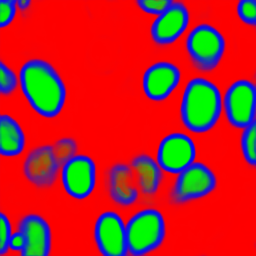
#> input picture ContourEvalXport/SmallEval/Classes/107_crop.png, 256 x 256 px; the run also reads 1 picture not shown here
$ python show_all_new_predictions.py
#> lines starting #> are read from the running program, lines starting #| are printed output that depends on the picture; after the words box and inside, x2 and y2 are one past the last pixel; in counts of white or black regions, pixels touching at a corner belong together
### ContourEvalXport/show_new_prediction.py
""" Shows the output of a U-Net designed to classify pixels as background, interior,
 or border. Compares the interior estimates with the annotations"""

import sys
import skimage.io
import numpy as np
import matplotlib.pyplot as plt

import shared_resources as shres
import predictors as pred


def show_all_images(resources_new, out_path):
#> called with out_path = 'predictions/107_crop.png'
    resources_baseline = shres.Resources(root_dir=resources_new.root_dir, image_index=resources_new.index)
    class_img = skimage.io.imread(resources_new.class_file)
#> class_img is the input picture: shape (256, 256, 3); mean R, G, B 177.3, 38.5, 39.2
    annot_img = skimage.io.imread(resources_new.annot_file)
#> annot_img: shape (256, 256) uint16; min 0, max 22, mean 2.4
    raw_img = skimage.io.imread(resources_new.image_file)

    binary_annot = np.where(annot_img > 0, 1, 0)
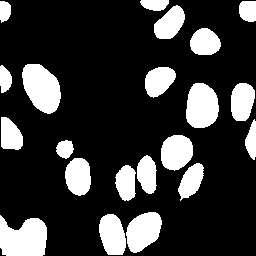
#> binary_annot: shape (256, 256) int64; values 0 (black) and 1 (white), 22% white; 21 white regions, largest, box (x1, y1, x2, y2) and area: (0, 215, 47, 256) 1526, (22, 64, 61, 114) 1394, (186, 83, 219, 128) 1201

    pred_labels_new = pred.Predictor(resources_new).predict()

    bin_pred_labels_new = np.where(pred_labels_new > 0, 1, 0)

    error_data_new = binary_annot - bin_pred_labels_new

    error_data_new = np.where(error_data_new > 0, 1, error_data_new)
    error_data_new = np.where(error_data_new < 0, -1, error_data_new)

    pred_labels_baseline = pred.Predictor(resources_baseline).predict()
    bin_pred_labels_baseline = np.where(pred_labels_baseline > 0, 1, 0)

    error_data_baseline = binary_annot - bin_pred_labels_baseline
    error_data_baseline = np.where(error_data_baseline > 0, 1, error_data_baseline)
    error_data_baseline = np.where(error_data_baseline < 0, -1, error_data_baseline)

    if len(class_img.shape) != 3:
        print("Images representing classes must have 3 channels")
        print("The selected class image has {} channels".format(len(class_img.shape)))
        sys.exit(1)

    if len(annot_img.shape) != 2:
        print("Images representing annotations must have 1 color channel (i.e. gray-scale")
        print("The selected annotation image has {} channels".format(len(annot_img.shape)))
        sys.exit(1)

    background_img = class_img[:, :, 0]
    interior_img = class_img[:, :, 1]
    border_img = class_img[:, :, 2]

    # show_stats(background_img, "background class:")
    # show_stats(interior_img, "interior class:")
    # show_stats(border_img, "border class: ")

    fig = plt.figure(constrained_layout=True)
    gs = fig.add_gridspec(12, 9)

    a11 = fig.add_subplot(gs[:3, :3])
    plt.imshow(raw_img)
    a11.set_title("original img")
    plt.axis("off")

    a12 = fig.add_subplot(gs[:3, 3:6])
    plt.imshow(annot_img)
    a12.set_title("annotations")
    plt.axis("off")

    a13 = fig.add_subplot(gs[:3, 6:9])
    plt.imshow(binary_annot)
    a13.set_title("annot mask")
    plt.axis("off")

    a21 = fig.add_subplot(gs[3:6, :3])
    plt.imshow(background_img, cmap='bone')
    a21.set_title("background")
    plt.axis("off")

    a22 = fig.add_subplot(gs[3:6, 3:6])
    plt.imshow(interior_img, cmap='bone')
    a22.set_title("interior")
    plt.axis("off")

    a23 = fig.add_subplot(gs[3:6, 6:9])
    plt.imshow(border_img, cmap='bone')
    a23.set_title("border")
    plt.axis("off")

    a31 = fig.add_subplot(gs[6:9, :3])
    plt.imshow(pred_labels_baseline)
    a31.set_title("pred baseline labels")
    plt.axis("off")

    a32 = fig.add_subplot(gs[6:9, 3:6])
    plt.imshow(bin_pred_labels_baseline)
    a32.set_title("pred baseline mask")
    plt.axis("off")

    a33 = fig.add_subplot(gs[6:9, 6:9])
    plt.imshow(error_data_baseline, cmap='jet')
    a33.set_title("baseline errors")
    plt.axis("off")

    a41 = fig.add_subplot(gs[9:12, :3])
    plt.imshow(pred_labels_new)
    a41.set_title("pred new labels")
    plt.axis("off")

    a42 = fig.add_subplot(gs[9:12, 3:6])
    plt.imshow(bin_pred_labels_new)
    a42.set_title("pred new mask")
    plt.axis("off")

    a43 = fig.add_subplot(gs[9:12, 6:9])
    plt.imshow(error_data_new, cmap='jet')
    a43.set_title("new errors")
    plt.axis("off")

    plt.savefig(out_path)


def show_stats(img_array, name=""):
    print(name + ":")
    print("max: {}, min: {}".format(np.amax(img_array), np.amin(img_array)))


# [2 lines that do not run on import are left out]

### ContourEvalXport/predictors.py
""" Defines a plug-in module to add predictors. Each predictor has a name that should be added to
    the options dictionary. This dictionary links the name with the predictor function name.

    The predictor function can be added also in this module (see the baseline predictor as example)

    The predictor function takes a class image as an input and outputs a labeled image as the output

"""
import numpy as np
import skimage.io
import skimage.morphology
import random


class Predictor:
    """ Provides access to any number of predictor functions using a factory method """

    def __init__(self, resources):
        self.resources = resources

        # Add predictor names to this structure and add predictor code to the bottom of the file
        self.options = {
            "baseline": baseline_predictor,
            "pixel": pixel_method
        }

    def predict(self):
        # Check if the user-entered predictor is one of the defined options
        if self.resources.predictor not in self.options.keys():
            raise ValueError(self.resources.predictor)

        # Invoke the selected predictor with the class file (path) as its argument
        if self.resources.predictor == 'pixel':
            return self.options[self.resources.predictor](self.resources.class_file, borders = self.resources.borders,
                                                   connectivity=self.resources.connectivity, passes=self.resources.passes)
        else:
            return self.options[self.resources.predictor](self.resources.class_file)


def baseline_predictor(class_image_path):
    """ Initial implementation of a method that converts a class map into labeled segments"""
    # Class image has 3 planes for background, interior, and boundaries. Each plan show the
    # probability that the pixel belongs to the class
    class_image_data = skimage.io.imread(class_image_path)

    # Each pixel in 'pred' gets the plane index (0, 1, of 2) for which the plane value (prob) is max
    # Hence, pred is an image whose pixels have values 0 (background), 1 (interior) or 2 (boundary)
    pred = np.argmax(class_image_data, -1)

    cell_min_size = 25
    cell_label = 1  # This value corresponds to the interior class

    # 'cell' is an image that contains only interior
    cell = (pred == cell_label)

    # Remove small holes and small objects from 'cell'
    cell = skimage.morphology.remove_small_holes(cell, area_threshold=cell_min_size)
    cell = skimage.morphology.remove_small_objects(cell, min_size=cell_min_size)

    # Convert the 'cell' image into an image that contains labels (one label for each segmented nucleus)
    [label, _] = skimage.morphology.label(cell, return_num=True)
    label[np.where(label != 0)] += 1
    return label


def pixel_method(class_image_path, borders=0, connectivity=0, passes=None):
    # Class image has 3 planes for background, interior, and boundaries. Each plan show the
    # probability that the pixel belongs to the class
#> called with class_image_path = 'SmallEval/Classes/107_crop.png', borders = 0, connectivity = 0
    class_image_data = skimage.io.imread(class_image_path)

    # Each pixel in 'pred' gets the plane index (0, 1, of 2) for which the plane value (prob) is max
    # Hence, pred is an image whose pixels have values 0 (background), 1 (interior) or 2 (boundary)
    pred = np.argmax(class_image_data, -1)
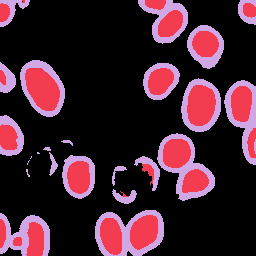
#> pred: shape (256, 256) int64; 3 distinct labels, from 0 to 2; one colour per label, 0 black

    cell_min_size = 25
    cell_label = 1  # This value corresponds to the interior class

    # 'cell' is an image that contains only interior
    cell = (pred == cell_label)
#> cell: shape (256, 256) bool; 14.4% white; 23 white regions (2 under 20 px), largest, box (x1, y1, x2, y2) and area: (25, 68, 60, 111) 1078, (187, 85, 216, 126) 955, (130, 215, 158, 250) 754

    # Remove small holes and small objects from 'cell'
    cell = skimage.morphology.remove_small_holes(cell, area_threshold=cell_min_size)
    cell = skimage.morphology.remove_small_objects(cell, min_size=cell_min_size)

    # Convert the 'cell' image into an image that contains labels (one label for each segmented nucleus)
    [interior, _] = skimage.morphology.label(cell, return_num=True, background=0)
#> interior: shape (256, 256) int32; 22 distinct labels, from 0 to 21
    interior[np.where(interior != 0)] += 1
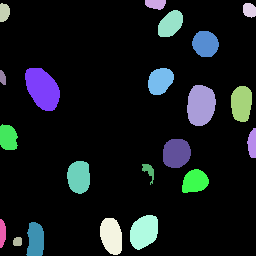
#> interior: shape (256, 256) int32; 22 distinct labels, from 0 to 22; one colour per label, 0 black
    boundary = (pred == 2)
#> boundary: shape (256, 256) bool; 15.1% white; 25 white regions (4 under 20 px), largest, box (x1, y1, x2, y2) and area: (95, 210, 164, 256) 1152, (157, 133, 215, 201) 1086, (0, 213, 50, 256) 903
    final = interior.copy()
    flag = True
    counter = 0
    while flag:
        counter += 1
        if passes is not None:
            if counter == passes + 1:
                break
        changes = np.zeros((256, 256))
        flag = False
        # goes through every pixel in image
        for y in range(0, 256):
            for x in range(0, 256):
                # only processes contour pixels
                if boundary[y][x]:
                    # stores different labels in neighborhood
                    labels = set()
                    # determines type of connectivity to use
                    if connectivity:
                        neighbors = neighbors_edges(y, x)
                    else:
                        neighbors = neighbors_vertices(y, x)
                    # adds each label to labels set
                    for pixel in neighbors_vertices(y, x):
                        if final[pixel] > 0:
                            flag = True
                            labels.add(final[pixel])
                    # if pixel neighbor does not have any labeled image regions, continue to next pixel
                    if not labels:
                        continue
                    # make sure we do not process this pixel again
                    boundary[y, x] = False
                    labels = list(labels)
                    # determines whether to separate borders
                    if len(labels) > 1:
                        if borders:
                            # picks a random label from the list of labels
                            changes[y, x] = labels[random.randint(0, len(labels) - 1)]
                        else:
                            changes[y, x] = 0
                    else:
                        changes[y, x] = labels[0]
        # changed pixels are stored in a temporary array
        # at the end of each pass, the we update the final image with the changes
        mask = (changes > 0)
        final[mask] = changes[mask]
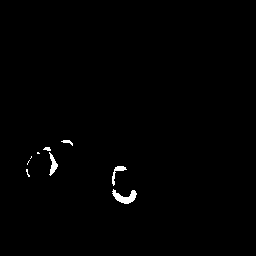
#> boundary: shape (256, 256) bool; 0.69% white; 9 white regions (4 under 20 px), largest, box (x1, y1, x2, y2) and area: (112, 189, 137, 204) 187, (49, 152, 58, 176) 99, (112, 166, 127, 186) 87, (61, 140, 73, 146) 32, (43, 147, 51, 151) 23
#> changes: shape (256, 256) float64; every value is 0
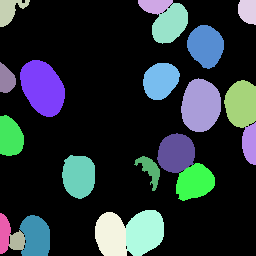
#> final: shape (256, 256) int32; 22 distinct labels, from 0 to 22; one colour per label, 0 black
#> after the loop, counter = 21

    return final


def neighbors_vertices(y, x):
    calculate_neighbors = lambda y, x: [(i, j) for i in range(y - 1, y + 2)
                      for j in range(x - 1, x + 2)
                      if (0 <= x < 256 and
                          0 <= y < 256 and
                          (i != y or j != x)
                          and (0 <= i < 256)
                          and (0 <= j < 256))]
    all_neighbors = calculate_neighbors(y, x)
    all_neighbors.append((y, x))
    return all_neighbors


# [15 lines left out: function neighbors_edges, not called in this run]

### ContourEvalXport/shared_resources.py
""" Resources shared by other scripts in this package"""

import os
import argparse
import skimage.morphology
import skimage.io
import numpy as np

CLASS_DIR_NAME = "Classes"
ANNOT_DIR_NAME = "Annotations"
IMAGES_DIR_NAME = "Images"
DEFAULT_PREDICTOR = "baseline"


class Resources:
    """ Stores directory, file locations (paths) and other resources necessary to run contour evaluations. """
    def __init__(self, root_dir, image_index=None, predictor_name='baseline', borders=0, connectivity=0, passes=None):
        # Directory locations
        self.root_dir = root_dir
        self.class_dir = os.path.join(self.root_dir, CLASS_DIR_NAME)
        self.annot_dir = os.path.join(self.root_dir, ANNOT_DIR_NAME)
        self.images_dir = os.path.join(self.root_dir, IMAGES_DIR_NAME)
        # File locations
        self.image_name = None
        self.image_file = None
        self.class_file = None
        self.annot_file = None

        # Additional info
        self.index = image_index
        self.predictor = predictor_name
        self.borders = borders
        self.connectivity = connectivity
        self.passes = passes

        assert os.path.isdir(self.root_dir), "Unable to find {}".format(self.root_dir)
        assert os.path.isdir(self.class_dir), "Unable to find {}".format(self.class_dir)
        assert os.path.isdir(self.annot_dir), "Unable to find {}".format(self.annot_dir)

        if image_index is not None:
            self.image_name = "{}_crop.png".format(image_index)

            self.image_file = os.path.join(self.images_dir, self.image_name)
            self.class_file = os.path.join(self.class_dir, self.image_name)
            self.annot_file = os.path.join(self.annot_dir, self.image_name)

            assert os.path.isfile(self.image_file), "Unable to find image at {}".format(self.image_file)
            assert os.path.isfile(self.class_file), "Unable to find class image at {}".format(self.class_file)
            assert os.path.isfile(self.annot_file), "Unable to find annotation image at {}".format(self.annot_file)


# [35 lines left out: function parse_arguments, not called in this run]

### ContourEvalXport/show_all_new_predictions.py
import os
import argparse
import show_new_prediction as show
import shared_resources as shres

def parse_arguments():
    describe = "Finds input directory containing classes and output directory for images"
    parser = argparse.ArgumentParser(description=describe)
    required = parser.add_argument_group("required arguments")

    help_r = "input directory containing image classes, images, and annotations directories"
    required.add_argument("-r", "--root_dir", help=help_r, type=str, required=False, default="SmallEval")

    help_o = "output directory to show predictions for each image"
    required.add_argument("-o", "--output_dir", help=help_o, type=str, required=False, default="predictions")

    help_p = "new method to use"
    required.add_argument("-p", "--predictor", help=help_p, type=str, required=False, default='pixel')

    help_b = "Enter 0 to separate boundaries, 1 otherwise"
    required.add_argument("-b", "--border", help=help_b, type=int, required=False, default=0)

    help_c = "Enter 0 to use edge connectivity, 1 to use vertex connectivity"
    required.add_argument("-c", "--connectivity", help=help_c, type=int, required=False, default=0)

    args= parser.parse_args()

    return {"root_dir": args.root_dir,
            "output_dir": args.output_dir,
            "border": args.border,
            "connectivity": args.connectivity,
            "predictor": args.predictor}

def show_all_predictions(user_options):
    class_dir_path = os.path.join(user_options["root_dir"], 'Classes')
    if not os.path.isdir(user_options["output_dir"]):
        os.makedirs(user_options["output_dir"])
    for image in os.listdir(class_dir_path):
        id = image[:3]
        resources = shres.Resources(root_dir=user_options["root_dir"], image_index=id,
                                    predictor_name=user_options["predictor"],
                                    borders=user_options["border"],
                                    connectivity=user_options["connectivity"])
        output_path = os.path.join(user_options["output_dir"], image)
        show.show_all_images(resources, output_path)
#> in show_all_images, `bin_pred_labels_new = np.where(pred_labels_new > 0, 1, 0)`: bin_pred_labels_new: shape (256, 256) int64; values 0 (black) and 1 (white), 28.6% white; 15 white regions, largest, box (x1, y1, x2, y2) and area: (95, 210, 164, 256) 2554, (157, 133, 215, 201) 2242, (20, 60, 65, 117) 1853
#> in show_all_images, `error_data_new = binary_annot - bin_pred_labels_new`: error_data_new: shape (256, 256) int64; 3 distinct labels, from -1 to 1
#> in show_all_images, `error_data_baseline = binary_annot - bin_pred_labels_baseline`: error_data_baseline: shape (256, 256) int64; 3 distinct labels, from -1 to 1
#> in show_all_images, `background_img = class_img[:, :, 0]`:
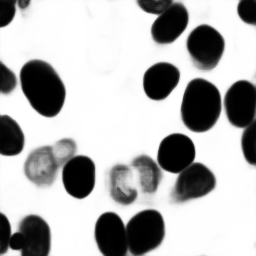
#> background_img: shape (256, 256); min 0, max 255, mean 177.3
#> in show_all_images, `border_img = class_img[:, :, 2]`:
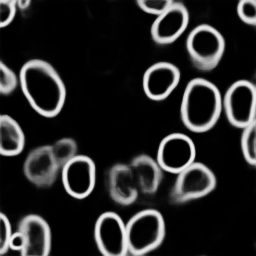
#> border_img: shape (256, 256); min 0, max 247, mean 39.2

if __name__ == '__main__':
    show_all_predictions(parse_arguments())
